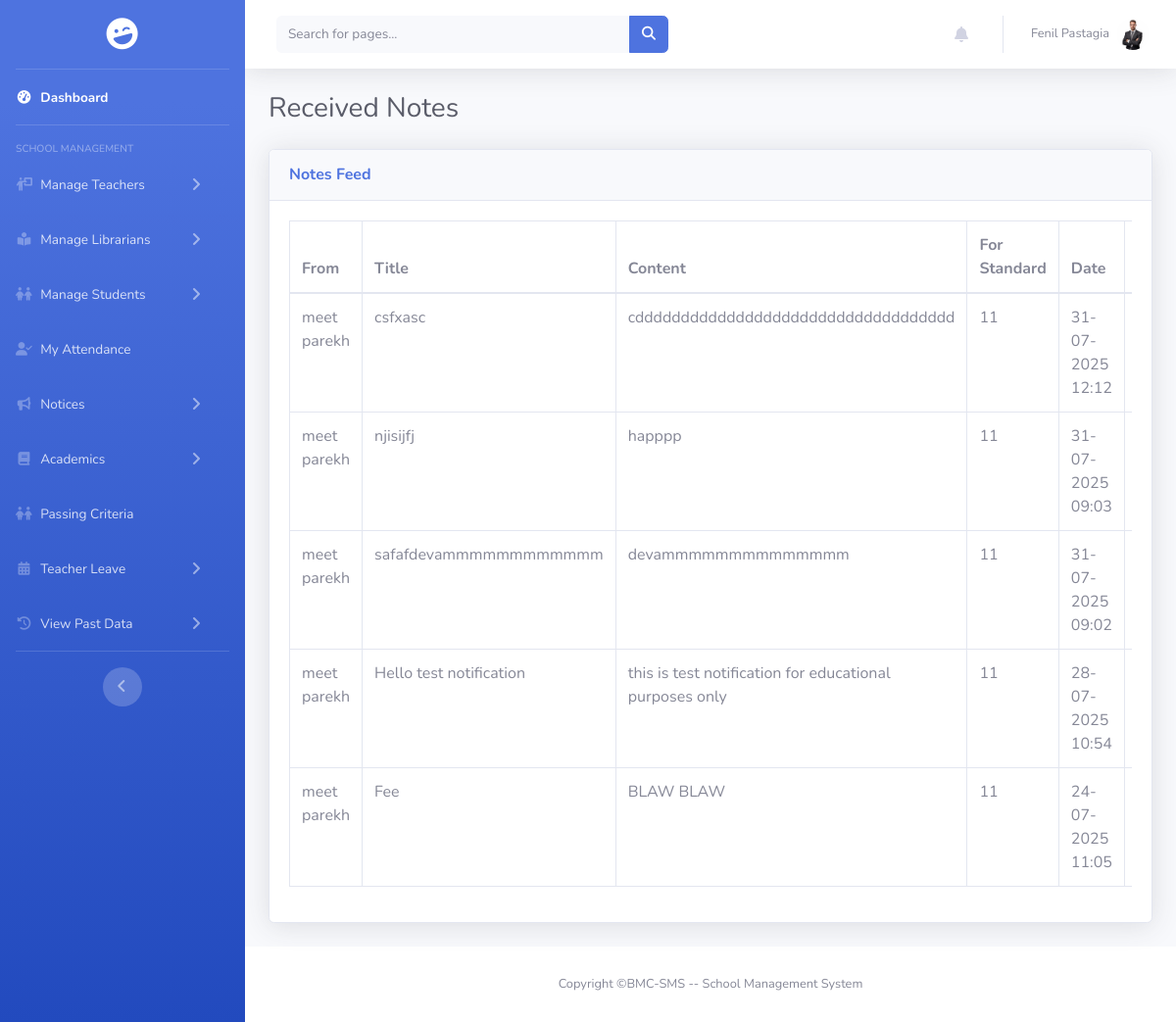
Screenshot of /pages/student/view_notes.php (signed in) with the database file from the repository.
### tables this page shows
CREATE TABLE `notes` (
  `id` int(11) NOT NULL,
  `user_id` int(11) NOT NULL,
  `school_id` int(11) DEFAULT NULL,
  `target_standard` varchar(50) DEFAULT NULL,
  `title` varchar(255) NOT NULL,
  `content` text NOT NULL,
  `file_path` varchar(255) DEFAULT NULL,
  `original_filename` varchar(255) DEFAULT NULL,
  `created_at` timestamp NOT NULL DEFAULT current_timestamp()
);

### encryption.php (called while the page is built, shortened)
<?php
function decrypt_id($encrypted)
{
    return openssl_decrypt($encrypted, ENCRYPTION_METHOD, ENCRYPTION_KEY, 0, ENCRYPTION_IV);
}

### pages/student/view_notes.php (the view, shortened to what this page needs)
<?php
include_once "../../encryption.php";
include_once "../../includes/connect.php";
$role = null;
$userId = null;
if (isset($_COOKIE['encrypted_user_role'])) {
    $decrypted_role = decrypt_id($_COOKIE['encrypted_user_role']);
    $role = $decrypted_role ? strtolower(trim($decrypted_role)) : null;
}
if (isset($_COOKIE['encrypted_user_id'])) {
    $userId = decrypt_id($_COOKIE['encrypted_user_id']);
}
$schoolId = null;
switch ($role) {
    case 'principal':
        $stmt = $conn->prepare("SELECT school_id FROM principal WHERE id = ?");
        $stmt->bind_param("i", $userId);
        $stmt->execute();
        $result = $stmt->get_result();
        if ($row = $result->fetch_assoc()) {
            $schoolId = $row['school_id'];
        }
        break;
}
$notes = [];
$base_sql = "SELECT
                n.title,
                n.content,
                n.file_path,
                n.original_filename,
                n.created_at,
                n.target_standard,
                COALESCE(t.teacher_name, p.principal_name, u.email) as sender
             FROM notes n
             JOIN users u ON n.user_id = u.id
             LEFT JOIN teacher t ON u.id = t.id AND u.role = 'teacher'
             LEFT JOIN principal p ON u.id = p.id AND u.role = 'principal'";
$params = [];
$types = '';
switch ($role) {
    case 'principal':
        $base_sql .= " WHERE n.school_id = ?";
        $params = [$schoolId];
        $types = "i";
        break;
}
$base_sql .= " ORDER BY n.created_at DESC";
$stmt = $conn->prepare($base_sql);
if ($stmt && !empty($params)) {
    $stmt->bind_param($types, ...$params);
}
if ($stmt) {
    $stmt->execute();
    $result = $stmt->get_result();
    while ($row = $result->fetch_assoc()) {
        $notes[] = $row;
    }
}
?>
<!DOCTYPE html>
<html lang="en">
<head>
    <link rel="stylesheet" href="https://cdnjs.cloudflare.com/ajax/libs/font-awesome/6.5.2/css/all.min.css" />
    <link rel="stylesheet" href="https://cdn.jsdelivr.net/npm/bootstrap@4.6.2/dist/css/bootstrap.min.css">
    <link rel="stylesheet" href="https://cdn.datatables.net/1.10.21/css/dataTables.bootstrap4.min.css">
    <link href="../../assets/css/sb-admin-2.min.css" rel="stylesheet">
    <link rel="stylesheet" href="../../assets/css/sidebar.css">
    <link rel="stylesheet" href="../../assets/css/scrollbar_hidden.css">
</head>
<body id="page-top">
    <div id="wrapper">
        <?php include '../../includes/sidebar.php'; ?>
        <div id="content-wrapper" class="d-flex flex-column">
            <div id="content">
                <?php include '../../includes/header.php'; ?>
                <div class="container-fluid">
                    <h1 class="h3 mb-4 text-gray-800">Received Notes</h1>
                    <div class="card shadow mb-4">
                        <div class="card-header py-3">
                            <h6 class="m-0 font-weight-bold text-primary">Notes Feed</h6>
                        </div>
                        <div class="card-body">
                            <div class="table-responsive">
                                <table class="table table-bordered" id="notesTable " width="100%" cellspacing="0">
                                    <thead>
                                        <tr>
                                            <th>From</th>
                                            <th>Title</th>
                                            <th>Content</th>
                                            <th>For Standard</th>
                                            <th>Date</th>
                                            <th>Attachment</th>
                                        </tr>
                                    </thead>
                                    <tbody>
                                        <?php foreach ($notes as $note): ?>
                                            <tr>
                                                <td><?php echo htmlspecialchars($note['sender']); ?></td>
                                                <td><?php echo htmlspecialchars($note['title']); ?></td>
                                                <td><?php echo nl2br(htmlspecialchars($note['content'])); ?></td>
                                                <td><?php echo htmlspecialchars($note['target_standard']); ?></td>
                                                <td><?php echo date('d-m-Y H:i', strtotime($note['created_at'])); ?></td>
                                                <td>
                                                </td>
                                            </tr>
                                        <?php endforeach; ?>
                                    </tbody>
                                </table>
                            </div>
                        </div>
                    </div>
                </div>
            </div>
            <?php include '../../includes/footer.php'; ?>
        </div>
    </div>
</body>
</html>

### assets/css/sidebar.css (style rules this page uses)
html, body { height: 100%; overflow: hidden !important; }
#wrapper { height: 100vh; }
#content-wrapper { overflow-y: auto; }

### assets/css/scrollbar_hidden.css (style rules this page uses)
body { -ms-overflow-style: none; scrollbar-width: none; }

### rows the page displays
notes: sender "meet parekh", title "csfxasc", content "cddddddddddddddddddddddddddddddddddd", target_standard "11", created_at "31-07-2025 12:12"
notes: sender "meet parekh", title "njisijfj", content "happpp", target_standard "11", created_at "31-07-2025 09:03"
notes: sender "meet parekh", title "safafdevammmmmmmmmmmm", content "devammmmmmmmmmmmmm", target_standard "11", created_at "31-07-2025 09:02"
notes: sender "meet parekh", title "Hello test notification", content "this is test notification for educational purposes only", target_standard "11", created_at "28-07-2025 10:54"
notes: sender "meet parekh", title "Fee", content "BLAW BLAW", target_standard "11", created_at "24-07-2025 11:05"

### other values shown
$userName "Fenil Pastagia"
